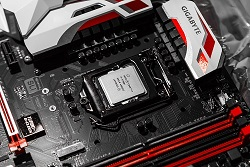
#> input picture lul.jpg, 250 x 167 px
$ python V34.py
#> lines starting #> are read from the running program, lines starting #| are printed output that depends on the picture
### scrambler.py
class Additive:
    def __init__(self, xor1, xor2, leng, seed):
#> called with xor1 = 13, xor2 = 14, leng = 15, seed = 49
        self.xor2 = leng - xor2 - 1
        self.seed = seed
        self.initseed = seed
        self.xor1 = leng - xor1 - 1
        self.leng = leng
        if self.xor1 < 0:
            self.xor1 = 0
        if self.xor2 < 0:
            self.sor2 = 0
        self.mod = 0
        for x in range(0, leng):
            self.mod = self.mod << 1
            self.mod += 1
        print(self.xor1, self.xor2, bin(self.seed), self.leng)
        self.syncseq = int("11111111", 2)
        self.currentseq = 0

    def scramble(self, data):
        help = 0
        truebyte = int("11111111", 2)
        for x in range(0, 8):
            help = ((self.seed >> self.xor1) ^ (self.seed >> self.xor2)) << 7 | help >> 1
            help = help & truebyte
            self.seed = self.seed >> 1 | (((self.seed >> self.xor1) ^ (self.seed >> self.xor2)) << (self.leng-1))
            self.seed = self.seed & self.mod
            self.currentseq = (self.currentseq >> 1 | (data >> x & 1) << 7 & truebyte)
            if self.currentseq == self.syncseq:
                self.initialState()
        data = data ^ help
        return data

    # [13 lines left out: function scrambleOneX, not called in this run]

    def initialState(self):
        self.seed = self.initseed
        self.currentseq = 0


class Multiplicative:
    # [52 lines left out: functions __init__, scrambleIn, scrambleInOneX, scrambleOut, scrambleOutOneX, not called in this run]

    def initialState(self):
        self.seed = self.initseed

### Bit_Counter.py
class BitCounter:

    list_of_ones = []
    list_of_zeros = []

    def __init__(self, str_of_byte):
        ones_in_row = 0
        zeros_in_row = 0
        for b in str_of_byte:
            if bin(b).count('1'):
                if zeros_in_row != 0:
                    self.list_of_zeros.append(zeros_in_row)
                    zeros_in_row = 0
                ones_in_row += 1
            else:
                if ones_in_row != 0:
                    self.list_of_ones.append(ones_in_row)
                    ones_in_row = 0
                zeros_in_row += 1

### Histogram.py
import numpy as np
from matplotlib import pyplot as plt


class Histogram:

    def __init__(self, list_of_bits, histogram_label):
        plt.xlim([min(list_of_bits) - 5, max(list_of_bits) + 5])
        bins = np.arange(0, max(list_of_bits) + 1, 1)
        plt.hist(list_of_bits, bins=bins, alpha=0.5, log=True)
        plt.title('Histogram występowania ' + histogram_label)
        plt.xlabel('liczba ' + histogram_label + ' pod rząd')
        plt.ylabel('ilość wystąpień')
        plt.show()

### V34.py
import scrambler
import cv2
from Histogram import Histogram
from Bit_Counter import BitCounter
import numpy as np
V34 = scrambler.Additive(13, 14, 15, 49)     # tworze scrambler
syncseq = int("11111111", 2)    # 8 bitowa sekwencja synchronizujaca
truebyte = int("11111111", 2)   # to tu jest na wszelki wypadek
currentseq = 0  # zmienna do okreslania sekwencji
img = cv2.imread('lul.jpg')
#> img is the input picture: shape (167, 250, 3); mean B, G, R 73.9, 74, 83.7
shp = img.shape
#> shp = (167, 250, 3)
cv2.imshow("scrambled", img)
cv2.waitKey()
cv2.destroyAllWindows()
img.resize(img.size)
helpchar = ""   # pomocnicza zmienna do odkrecania scramblu sync
# petla glowna
print("")
for x in range(0, img.size):
    if x % (img.size/10) == 0:
        print("-")
    if x % 9 == 0:
        V34.initialState()
    znak = img[x]     # zmienna do przechowywania pojedynczego chara do scrambl
    data = znak      # wartosc chara
    znak = V34.scramble(znak)
    # po scramblowaniu chara sprawdzam czy wystapila sekwencja
    for y in range(0, 8):
        currentseq = currentseq >> 1 | (data >> y & 1) << 7
        if currentseq == syncseq:
            currentseq = 0 # posluzy za pomocnicza zmienna i tak juz tego nie potrzebujemy
            #nastepne 2 petle przygotowuja ciagi bitow tak by przykryc zescramblowana sekwencje w poprzednim i we wlasciwym bajcie np 11100000 i 00011111
            for i in range(0, y+1):
                currentseq = currentseq << 1
                currentseq += 1
            znak = znak | currentseq
            currentseq = 0
            try:
                helpchar = img[x-1]  # poprzedni zescramblowany znak
                for i in range(0, 8):
                    currentseq = currentseq << 1
                    if 8 - i > y + 1:
                        currentseq += 1
                helpchar = helpchar | currentseq
                img[x-1] = helpchar
            except:
                pass
            currentseq = 0
            #zapis poprawionych bajtow
    img[x] = znak
#> this loop made 125250 passes
#> after the loop, currentseq = 41; helpchar = 219

img.resize(shp)
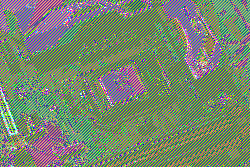
#> img: shape (167, 250, 3); mean B, G, R 110.3, 134.3, 119.4
print("")
cv2.imshow("scrambled", img)
cv2.waitKey()
cv2.destroyAllWindows()
img.resize(img.size)
his_bit = BitCounter(img)
#> the loop in __init__, `for b in str_of_byte:` made 125250 passes
#> b on passes 1 to 12: 206, 39, 249, 59, 227, 183, 239, 80, 43, 207, 38, 248
#> after the loop in __init__, `for b in str_of_byte:`: ones_in_row = 100; zeros_in_row = 0
his = Histogram(his_bit.list_of_ones, '1')
#> in __init__, `plt.show()`:
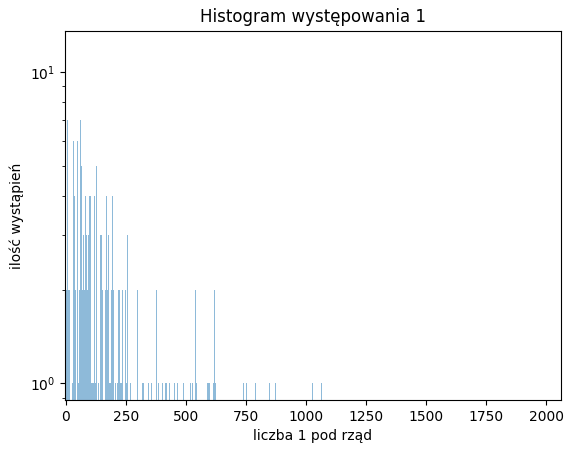
#> figure drawn by matplotlib, 1 panel; tallest bar 12 high, from x = 17 to 18
his = Histogram(his_bit.list_of_zeros, '0')
#> call 2 of __init__, with histogram_label = '0'
#> in __init__ (call 2), `plt.show()`:
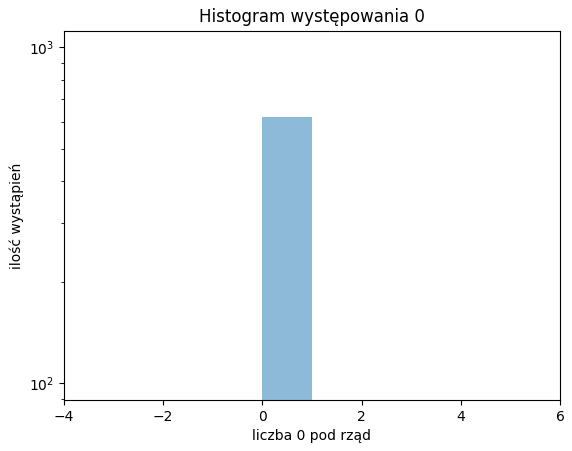
#> figure drawn by matplotlib, 1 panel
V34.initialState()
currentseq = 0
for x in range(0, img.size):
    if x % (img.size / 10) == 0:
        print("%")
    if x % 9 == 0:
        V34.initialState()
    znak = img[x]
    data = znak
    znak = V34.scramble(znak)
    for y in range(0, 8):
        currentseq = currentseq >> 1 | (data >> y & 1) << 7
        if currentseq == syncseq:
            currentseq = 0
            for i in range(0, y + 1):
                currentseq = currentseq << 1
                currentseq += 1
            znak = znak | currentseq
            currentseq = 0
            try:
                helpchar = img[x-1]
                for i in range(0, 8):
                    currentseq = currentseq << 1
                    if 8 - i > y + 1:
                        currentseq += 1
                helpchar = helpchar | currentseq
                img[x-1] = helpchar
            except:
                pass
            currentseq = 0
    img[x] = znak
#> this loop made 125250 passes
img.resize(shp)
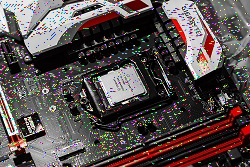
#> img: shape (167, 250, 3); mean B, G, R 76.7, 77.5, 87
cv2.imshow("unscrambled", img)
cv2.waitKey(0)
cv2.destroyAllWindows()
